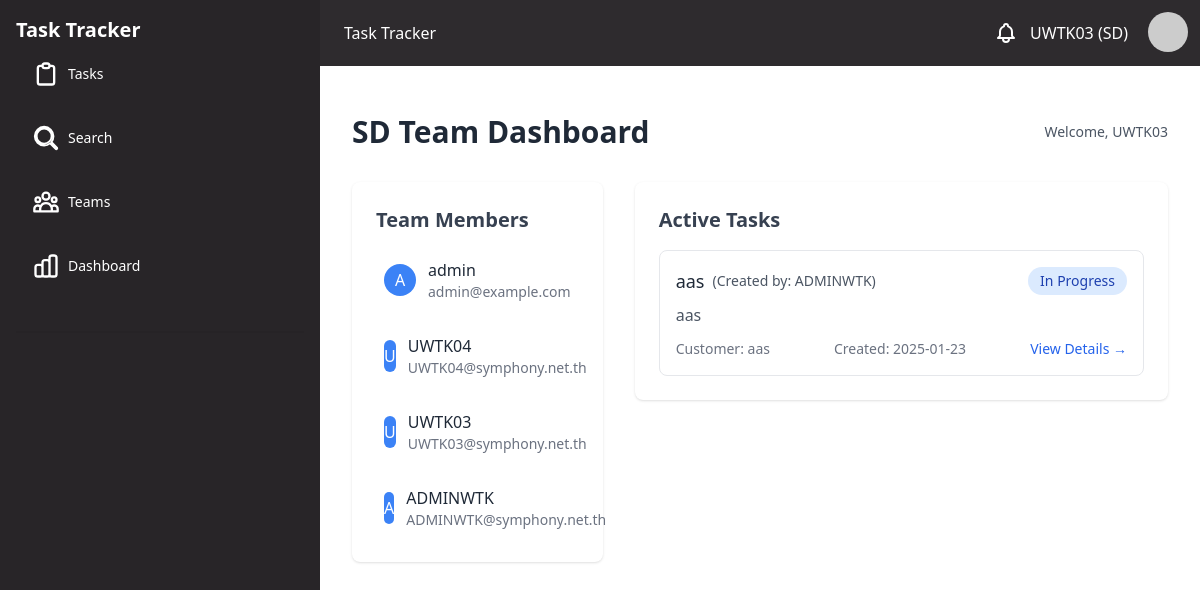
Screenshot of /team (signed in) with the database file from the repository.
### models.py (models this page shows)
class User(db.Model, UserMixin):
    id = db.Column(db.Integer, primary_key=True)
    username = db.Column(db.String(80), unique=True, nullable=False)
    password = db.Column(db.String(200), nullable=False)
    email = db.Column(db.String(120), unique=True, nullable=False)
    team_id = db.Column(db.Integer, db.ForeignKey('team.id'), nullable=False)
    is_admin = db.Column(db.Boolean, default=False)
    is_active = db.Column(db.Boolean, default=True, nullable=False)
    created_migrations = db.relationship('Migration', backref='creator', lazy=True,
                                      foreign_keys='Migration.created_by')
    assigned_migrations = db.relationship('Migration', backref='assignee', lazy=True,
                                       foreign_keys='Migration.assigned_to')

class Team(db.Model):
    id = db.Column(db.Integer, primary_key=True)
    name = db.Column(db.String(50), unique=True, nullable=False)  # SD, SA, NS
    users = db.relationship('User', backref='team', lazy=True)

class Migration(db.Model):
    id = db.Column(db.Integer, primary_key=True)
    title = db.Column(db.String(200), nullable=False)
    description = db.Column(db.Text, nullable=False)
    customer_name = db.Column(db.String(100), nullable=False)
    customer_contact = db.Column(db.String(200))
    status = db.Column(db.String(50), nullable=False, default='waiting')  # waiting, acknowledged, in_progress, completed
    created_at = db.Column(db.DateTime, nullable=False, default=datetime.utcnow)
    updated_at = db.Column(db.DateTime, onupdate=datetime.utcnow)
    created_by = db.Column(db.Integer, db.ForeignKey('user.id'), nullable=False)
    assigned_to = db.Column(db.Integer, db.ForeignKey('user.id'))
    acknowledged_at = db.Column(db.DateTime)
    completed_at = db.Column(db.DateTime)
    files = db.relationship('MigrationFile', backref='migration', lazy=True)
    scheduled_date = db.Column(db.DateTime, nullable=True)

### app.py (the view)
@app.route('/team')
@login_required
def team_page():
    if current_user.team.name == 'SA' or current_user.team.name == 'SD':
        team_members = User.query.filter_by(team_id=current_user.team_id).all()
        migrations = Migration.query.filter_by(status='in_progress').all()
        return render_template('task/team.html', team_members=team_members, migrations=migrations,User=User)
    else:
        flash('Access denied. Only SA team members can view this page.', 'error')
        return redirect(url_for('index'))

### app.py (called while the page is built)
@login_manager.user_loader
def load_user(user_id):
    if user_id is None:
        return None
    try:
        return User.query.get(int(user_id))
    except ValueError:
        return User.query.filter_by(username=user_id).first()

### templates/task/team.html (shortened to what this page needs)
{% extends "base.html" %}
{% block content %}
<div class="container mx-auto px-4 py-8">
    <div class="flex justify-between items-center mb-8">
        <h1 class="text-3xl font-bold text-gray-800">
            {% if current_user.team.name == 'SA' %}
                SA Team Dashboard
            {% else %}
                SD Team Dashboard
            {% endif %}
        </h1>
        <div class="text-sm text-gray-600">
            Welcome, {{ current_user.username }}
        </div>
    </div>
    <div class="grid grid-cols-1 lg:grid-cols-3 gap-8">
        <div class="lg:col-span-1">
            <div class="bg-white rounded-lg shadow p-6">
                <h2 class="text-xl font-semibold mb-4 text-gray-700">Team Members</h2>
                <div class="space-y-4">
                    {% for member in team_members %}
                    {% if member.team_id == current_user.team_id %}
                    <div class="flex items-center space-x-3 p-2 hover:bg-gray-50 rounded">
                        <div class="w-8 h-8 bg-blue-500 rounded-full flex items-center justify-center">
                            <span class="text-white font-medium">{{ member.username[0].upper() }}</span>
                        </div>
                        <div>
                            <p class="font-medium text-gray-800">{{ member.username }}</p>
                            <p class="text-sm text-gray-500">{{ member.email }}</p>
                        </div>
                    </div>
                    {% endif %}
                    {% endfor %}
                </div>
            </div>
        </div>
        <div class="lg:col-span-2">
            <div class="bg-white rounded-lg shadow">
                <div class="p-6">
                    <h2 class="text-xl font-semibold mb-4 text-gray-700">Active Tasks</h2>
                    {% if migrations %}
                    <div class="space-y-4">
                        {% for migration in migrations %}
                        {% if migration.status not in ['rollback', 'completed'] %}
                            {% if (current_user.team.name == 'SA' ) or
                                  (current_user.team.name == 'SD' ) %}
                            <div class="border rounded-lg p-4 hover:shadow-md transition-shadow">
                                <div class="flex justify-between items-start mb-2">
                                    <div class="flex items-center space-x-2">
                                        <h3 class="text-lg font-medium text-gray-800">{{ migration.title }}</h3>
                                        {% if current_user.team.name == 'SD' %}
                                            <span class="text-sm text-gray-600">
                                                (Created by: {{ migration.creator.username }})
                                            </span>
                                        {% endif %}
                                    </div>
                                    <span class="px-3 py-1 rounded-full text-sm
                                        {% if migration.status == 'waiting' %}
                                            bg-yellow-100 text-yellow-800
                                        {% elif migration.status == 'in_progress' %}
                                            bg-blue-100 text-blue-800
                                        {% elif migration.status == 'acknowledged' %}
                                            bg-green-100 text-green-800
                                        {% endif %}">
                                        {{ migration.status.replace('_', ' ').title() }}
                                    </span>
                                </div>
                                <p class="text-gray-600 mb-3">{{ migration.description }}</p>
                                <div class="flex justify-between items-center text-sm text-gray-500">
                                    <div>
                                        Customer: {{ migration.customer_name }}
                                    </div>
                                    <div>
                                        Created: {{ migration.created_at.strftime('%Y-%m-%d') }}
                                    </div>
                                    <a href="{{ url_for('view_migration', id=migration.id) }}"
                                       class="text-blue-600 hover:text-blue-800">
                                        View Details →
                                    </a>
                                </div>
                            </div>
                            {% endif %}
                        {% endif %}
                        {% endfor %}
                    </div>
                    {% else %}
                    <div class="text-center py-8 text-gray-500">
                        <p>No active tasks at the moment.</p>
                    </div>
                    {% endif %}
                </div>
            </div>
        </div>
    </div>
</div>
{% endblock %}

### templates/base.html (shortened to what this page needs)
<!DOCTYPE html  >
<html lang="en">
<head>
    <link rel="stylesheet" href="{{ url_for('static', filename='css/output.css') }}">
</head>
<body>
<div class="drawer lg:drawer-open">
    <div class="drawer-content flex flex-col">
      <div class="w-full navbar bg-[#2e2b2e]">
        <div class="flex-1 px-2 mx-2 text-white">Task Tracker</div>
        <div class="flex-none">
<div class="flex-none">
  <div class="dropdown dropdown-end">
      <button class="btn btn-ghost btn-circle" onclick="toggleNotifications()">
          <div class="indicator">
          </div>
      </button>
  </div>
</div>
          <div class="flex items-center">
            <span class="text-white mr-4">{{ current_user.username }} ({{ current_user.team.name }})</span>
          </div>
          <div class="dropdown dropdown-end">
            <label tabindex="0" class="btn btn-ghost btn-circle avatar">
              <div class="w-10 rounded-full">
                <img src="https://ui-avatars.com/api/?name=User" />
              </div>
            </label>
          </div>
        </div>
      </div>
      <div class="p-4">
        {% block content %}
        {% endblock %}
      </div>
    </div>
    <div class="drawer-side">
      <ul class="menu p-4 w-80 h-full  bg-[#282528] text-base-content">
        <li class="mb-2 font-semibold text-xl text-white">Task Tracker</li>
        <li class="mb-[20px]">
          <a href="{{ url_for('index') }}" class="{% if request.endpoint == 'index' %}active{% endif %} text-white">
            <svg xmlns="http://www.w3.org/2000/svg" class="h-7 w-7" fill="none" viewBox="0 0 24 24" stroke="currentColor">
              <path stroke-linecap="round" stroke-linejoin="round" stroke-width="2" d="M9 5H7a2 2 0 00-2 2v12a2 2 0 002 2h10a2 2 0 002-2V7a2 2 0 00-2-2h-2M9 5a2 2 0 002 2h2a2 2 0 002-2M9 5a2 2 0 012-2h2a2 2 0 012 2" />
            </svg>
            Tasks
          </a>
        </li>
        <li class="mb-[20px]">
          <a href="{{ url_for('search') }}" class="{% if request.endpoint == 'search' %}active{% endif %} text-white">
            Search
          </a>
        </li>
        <li class="mb-[20px]">
          <a href="{{ url_for('team_page') }}" class="{% if request.endpoint == 'teams' %}active{% endif %} text-white">
            Teams
          </a>
        </li>
        <li class="mb-[20px]">
            <a href="{{ url_for('dashboard') }}" class="{% if request.endpoint == 'dashboard' %}active{% endif %} text-white">
                Dashboard
            </a>
        </li>
        <div class="divider"></div>
      </ul>
    </div>
  </div>
</body>
</html>

### rows the page displays
User: username "UWTK03", username "U", email "UWTK03@symphony.net.th"
Team: team.name "SD"
User: username "A", username "admin", email "admin@example.com"
User: username "U", username "UWTK04", email "UWTK04@symphony.net.th"
User: username "A", username "ADMINWTK", email "ADMINWTK@symphony.net.th"
Migration: title "aas", creator.username "ADMINWTK", status.replace "In Progress", description "aas", customer_name "aas", created_at "2025-01-23"
